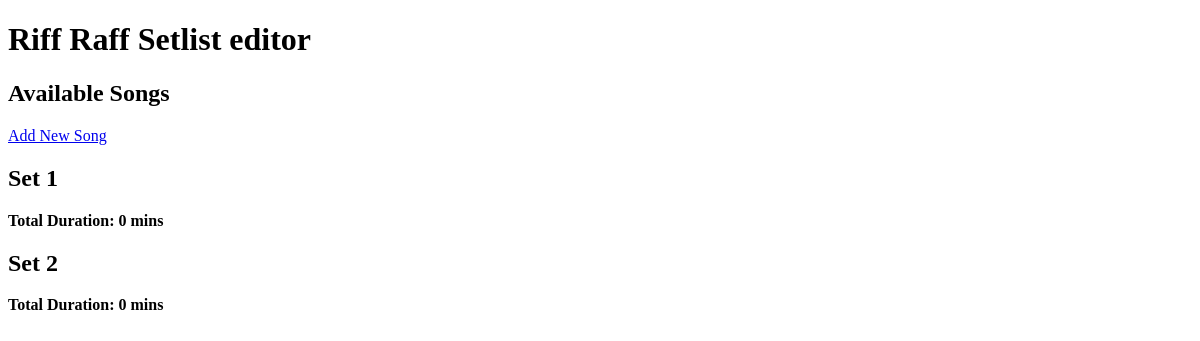
The app's page /, older data.
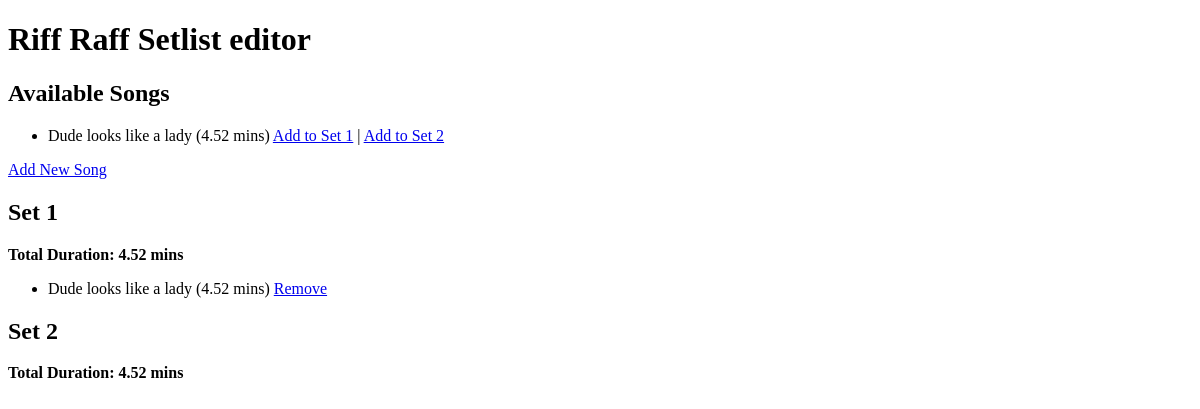
The same page, newer data.
### setlist_app/models.py (models this page shows, shortened)
class Song(models.Model):
    title = models.CharField(max_length=255, unique=True)
    duration = models.FloatField(help_text="Duration in minutes")

class Setlist(models.Model):
    SET_CHOICES = [(1, "Set 1"), (2, "Set 2")]
    song = models.ForeignKey(Song, on_delete=models.CASCADE)
    set_number = models.IntegerField(choices=SET_CHOICES)

### setlist_app/views.py (the view)
# urls.py: path('', views.home, name='home'),
def home(request):
    songs = Song.objects.all()
    set1 = Setlist.objects.filter(set_number=1)
    set2 = Setlist.objects.filter(set_number=2)
    set1_duration = sum(song.song.duration for song in set1)
    set2_duration = sum(song.song.duration for song in set1)
    return render(request, 'setlist_app/home.html', {"songs": songs, "set1": set1, "set2": set2, "set1_duration": set1_duration,
        "set2_duration": set2_duration,})

### setlist_app/templates/setlist_app/home.html (shortened to what this page needs)
<!DOCTYPE html>
<html lang="en">
<head>
</head>
<body>
    <h1>Riff Raff Setlist editor</h1>
    <h2>Available Songs</h2>
    <ul>
        {% for song in songs %}
            <li>
                {{ song.title }} ({{ song.duration }} mins)
                <a href="{% url 'add_to_set' song.id 1 %}">Add to Set 1</a> |
                <a href="{% url 'add_to_set' song.id 2 %}">Add to Set 2</a>
            </li>
        {% endfor %}
    </ul>
    <a href="{% url 'add_song' %}">Add New Song</a>
    <h2>Set 1</h2>
    <p><strong>Total Duration: {{ set1_duration }} mins</strong></p>
    <ul>
        {% for item in set1 %}
            <li>{{ item.song.title }} ({{ item.song.duration }} mins)
                <a href="{% url 'remove_from_set' item.id %}">Remove</a>
            </li>
        {% endfor %}
    </ul>
    <h2>Set 2</h2>
    <p><strong>Total Duration: {{ set2_duration }} mins</strong></p>
</body>
</html>

Row changes from the older to the newer data that the page shows:
added Song: title "Dude looks like a lady", duration "4.52"
added Setlist: song "Dude looks like a lady", song.duration "4.52"
Text that changed along with them:
{{ set1_duration }}: "0" → "4.52"
{{ set2_duration }}: "0" → "4.52"
